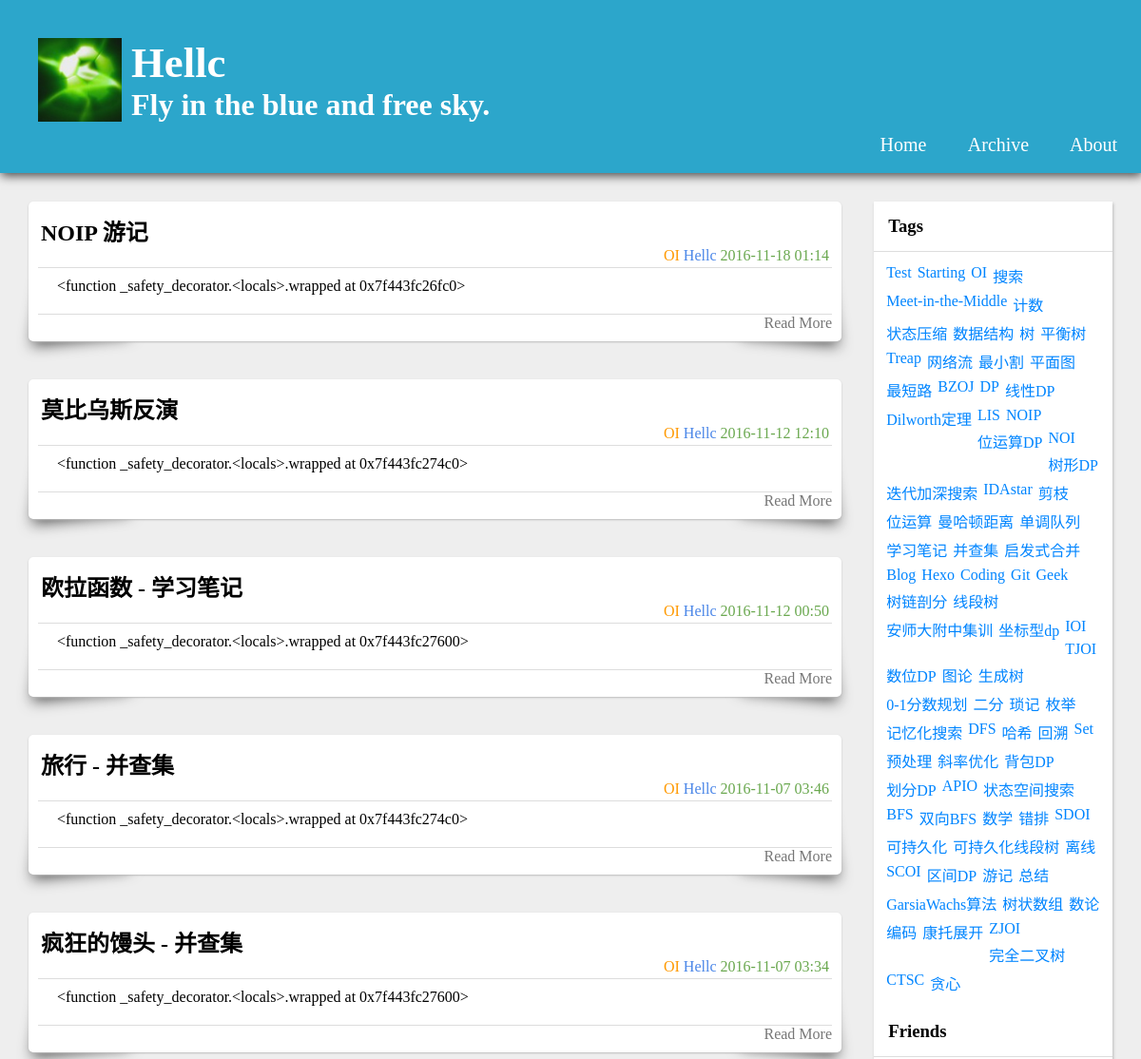
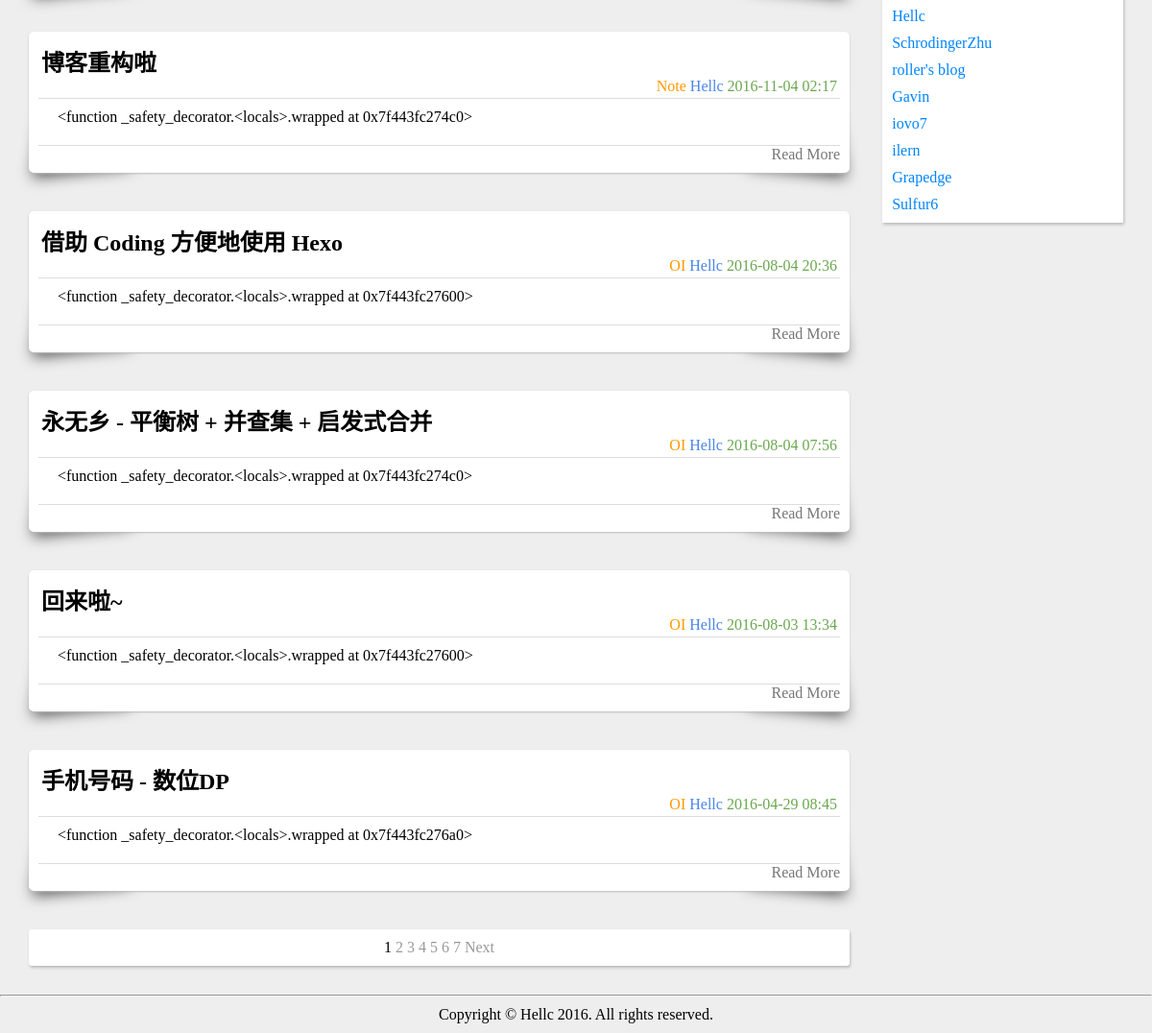
Before: / with the older database file (2 pictures, top to bottom).
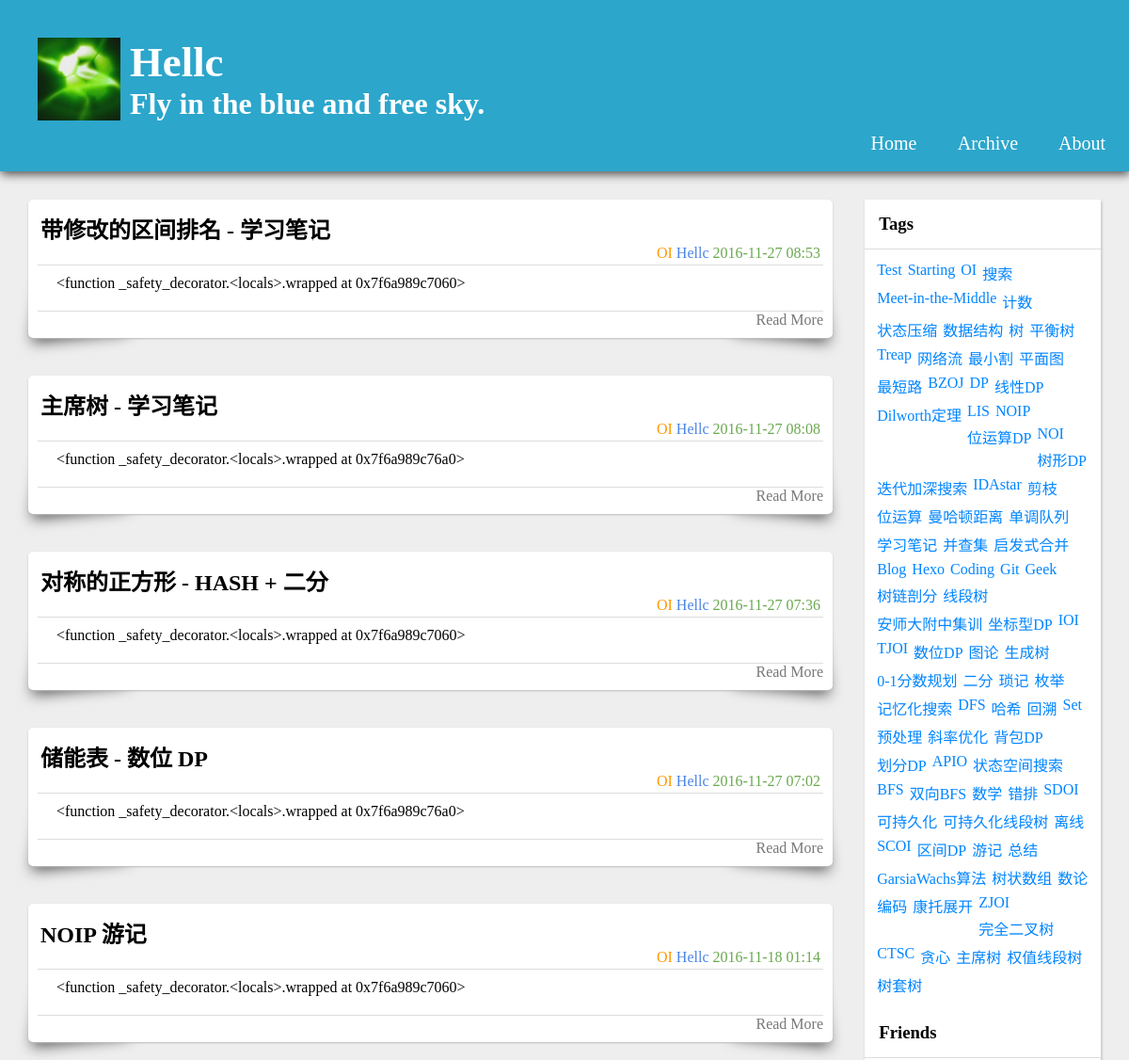
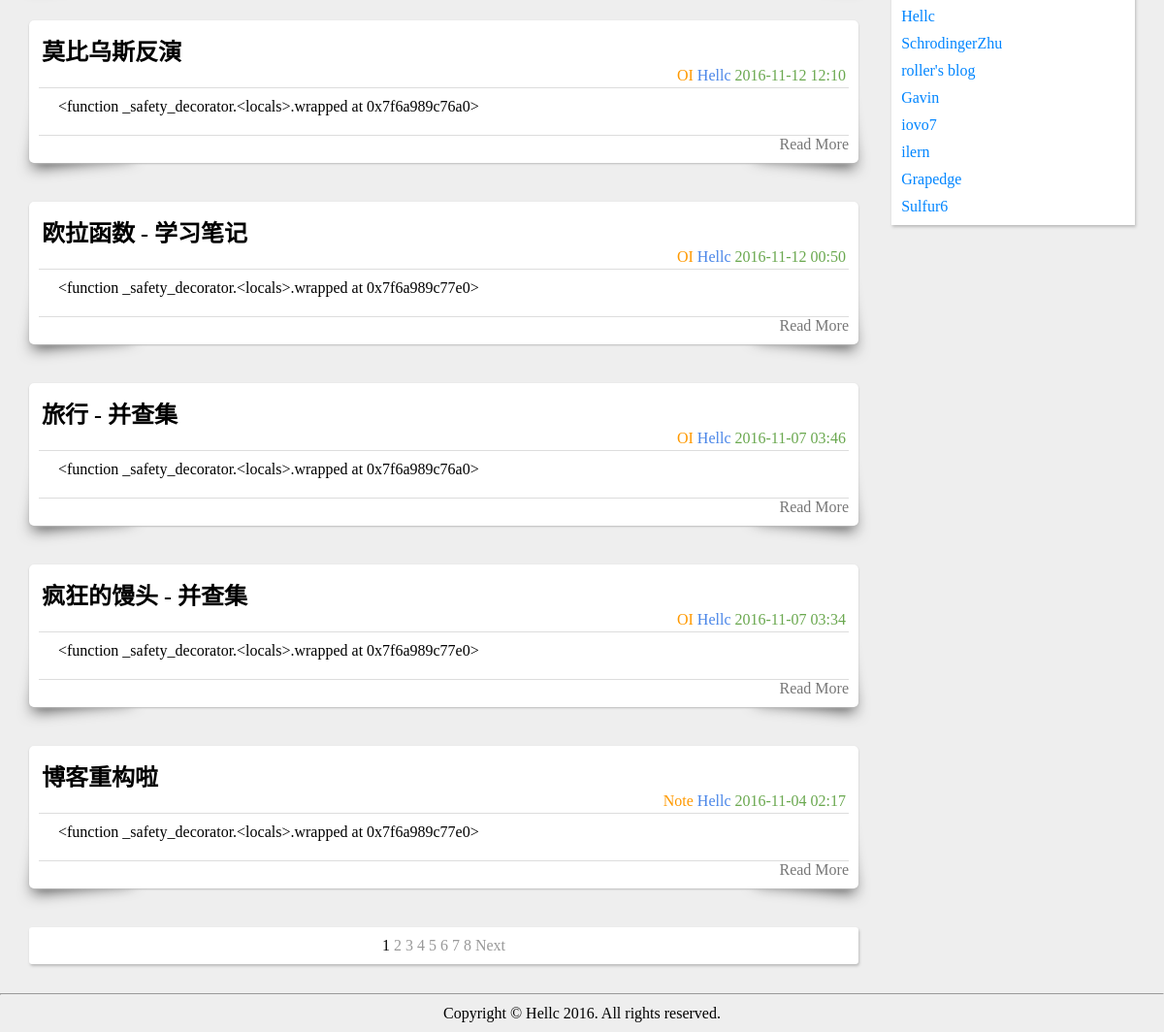
After: the same page with the newer database file (2 pictures, top to bottom).
### Blog/models.py (models this page shows, shortened)
class Article(models.Model):
    title = models.CharField("Title", max_length = 100)
    author = models.CharField("Author", max_length = 16)
    content = models.TextField("Content")
    createTime = models.DateTimeField("CreateTime")
    permalink = models.SlugField("Link", null = True)
    category = models.ForeignKey(Category, verbose_name = "Category")
    tags = models.ManyToManyField(Tag, verbose_name = "Tag", related_name = "articles")

class Category(models.Model):
    name = models.CharField("Name", max_length = 16)

class Tag(models.Model):
    name = models.CharField("Name", max_length = 16)
    permalink = models.SlugField("Link", max_length = 50, null = True)

class FriendLink(models.Model):
    name = models.CharField("Name", max_length = 16)
    link = models.URLField("Link")

### Blog/views.py (the view)
# urls.py: url(r'^$', getArticleList, name = "BlogGetHomePage"),
def getArticleList(request, pageNum = 1):
    ctx = getBaseContent()
    allArticles = Article.objects.all().order_by("-createTime")
    pages = Paginator(allArticles, 10)
    try:
        articles = pages.page(pageNum)
    except PageNotAnInteger:
        articles = pages.page(1)
    except EmptyPage:
        articles = pages.page(pages.num_pages)
    ctx.update({
        "articles" : articles,
    })
    return render(request, 'article-list.html', ctx)

### Blog/templatetags/markdownRender.py (called while the page is built)
@register.filter(name = "markdownRender", is_safe = True)
@stringfilter
def renderMarkdown(src):
    return mark_safe(markdown(src))

### Blog/templatetags/trunc.py (called while the page is built)
@register.filter(name = "trunc")
@stringfilter
def trunc(src):
    i = src.find(readMoreSeparator)
    if i != -1:
        return src[:i]
    else:
        return src

### Blog/views.py (called while the page is built)
def globalVariable(request):
    return {
        "SITE_URL" : settings.SITE_URL
    }

def getBaseContent():
    return {
        "tags" : Tag.objects.all(),
        "friendLinks" : FriendLink.objects.all()
    }

### templates/article-list.html (shortened to what this page needs)
{% extends "parts/base.html" %}
{% load trunc %}
{% load markdownRender %}
{% load static %}
{% block style %}
<link rel = "stylesheet" type = "text/css" href = "{% static 'css/article-list.css' %}" />
<link rel = "stylesheet" type = "text/css" href = "{% static 'css/parts/markdown.css' %}" />
<link rel = "stylesheet" type = "text/css" href = "{% static 'css/parts/highlight.css' %}" />
{% endblock %}
{% block content %}
<div id = "Articles">
    {% for article in articles %}
    <article class = "Article">
        <header class = "ArticleHeader">
            <div class = "Title">
                <h1>
                    <a href = "{% url 'BlogGetDetail' article.permalink %}">
                        {{ article.title }}
                    </a>
                </h1>
            </div>
            <div class = "Info">
                <span class = "Category">
                    {{ article.category.name }}
                </span>
                <span class = "Author">
                    {{ article.author }}
                </span>
                <span class = "CreateTime">
                    {{ article.createTime | date:"Y-m-d H:i" }}
                </span>
            </div>
        </header>
        <div class = "Summary Markdown">
            {{ article.content | trunc | markdownRender }}
        </div>
        <footer class = "ArticleFooter">
            <a href = "{% url 'BlogGetDetail' article.permalink %}" class = "ReadMore"> Read More </a>
        </footer>
    </article>
    {% endfor %}
    <footer class = "ArticlesFooter">
        <nav class = "PageNav">
            {% for pageNum in articles.paginator.page_range %}
                {% ifequal pageNum articles.number %}
                    <span class = "PageNavLink Curr">
                        {{ pageNum }}
                    </span>
                {% else %}
                    <a class = "PageNavLink" href = "{% url 'BlogGetArticleList' pageNum %}">
                        {{ pageNum }}
                    </a>
                {% endifequal %}
            {% endfor %}
            {% if articles.has_next %}
                <a class = "PageNavLink Next" href = "{% url 'BlogGetArticleList' articles.next_page_number %}">
                    Next
                </a>
            {% endif %}
        </nav>
    </footer>
</div>
{% endblock %}

### templates/parts/sidebar.html
<aside id = "Sidebar">
    <div id = "Tags">
        <h3 class = "Title">
            Tags
        </h3>
        <div class = "TagLinks">
        {% for tag in tags %}
            <div class = "EachTag">
                <a href = "{% url 'BlogGetArticlesByTag' tag.permalink %}"> {{ tag.name }} </a>
            </div>
        {% endfor %}
        </div>
    </div>
    <div id = "FriendLinks">
        <h3 class = "Title">
            Friends
        </h3>
        {% for friendLink in friendLinks%}
        <div class = "EachFriendLink">
            <a href = "{{ friendLink.link }}" target = "_blank"> {{ friendLink.name }} </a>
        </div>
        {% endfor %}
    </div>
</aside>

Changed rows visible on the page:
no longer on this page (row unchanged): Article: title "借助 Coding 方便地使用 Hexo", category.name "OI", author "Hellc", createTime "2016-08-04 20:36", content "<function _safety_decorator.<locals>.wrapped at 0x7f443fc27600>"
no longer on this page (row unchanged): Article: title "永无乡 - 平衡树 + 并查集 + 启发式合并", category.name "OI", author "Hellc", createTime "2016-08-04 07:56", content "<function _safety_decorator.<locals>.wrapped at 0x7f443fc274c0>"
no longer on this page (row unchanged): Article: title "回来啦~", category.name "OI", author "Hellc", createTime "2016-08-03 13:34", content "<function _safety_decorator.<locals>.wrapped at 0x7f443fc27600>"
no longer on this page (row unchanged): Article: title "手机号码 - 数位DP", category.name "OI", author "Hellc", createTime "2016-04-29 08:45", content "<function _safety_decorator.<locals>.wrapped at 0x7f443fc276a0>"
added Article: title "带修改的区间排名 - 学习笔记", category.name "OI", author "Hellc", createTime "2016-11-27 08:53", content "<function _safety_decorator.<locals>.wrapped at 0x7f6a989c7060>"
added Article: title "主席树 - 学习笔记", category.name "OI", author "Hellc", createTime "2016-11-27 08:08", content "<function _safety_decorator.<locals>.wrapped at 0x7f6a989c76a0>"
added Article: title "对称的正方形 - HASH + 二分", category.name "OI", author "Hellc", createTime "2016-11-27 07:36", content "<function _safety_decorator.<locals>.wrapped at 0x7f6a989c7060>"
added Article: title "储能表 - 数位 DP", category.name "OI", author "Hellc", createTime "2016-11-27 07:02", content "<function _safety_decorator.<locals>.wrapped at 0x7f6a989c76a0>"
computed for Article "NOIP 游记": content "<function _safety_decorator.<locals>.wrapped at 0x7f443fc26fc0>" → "<function _safety_decorator.<locals>.wrapped at 0x7f6a989c7060>"
computed for Article "莫比乌斯反演": content "<function _safety_decorator.<locals>.wrapped at 0x7f443fc274c0>" → "<function _safety_decorator.<locals>.wrapped at 0x7f6a989c76a0>"
computed for Article "欧拉函数 - 学习笔记": content "<function _safety_decorator.<locals>.wrapped at 0x7f443fc27600>" → "<function _safety_decorator.<locals>.wrapped at 0x7f6a989c77e0>"
computed for Article "旅行 - 并查集": content "<function _safety_decorator.<locals>.wrapped at 0x7f443fc274c0>" → "<function _safety_decorator.<locals>.wrapped at 0x7f6a989c76a0>"
computed for Article "疯狂的馒头 - 并查集": content "<function _safety_decorator.<locals>.wrapped at 0x7f443fc27600>" → "<function _safety_decorator.<locals>.wrapped at 0x7f6a989c77e0>"
computed for Article "博客重构啦": content "<function _safety_decorator.<locals>.wrapped at 0x7f443fc274c0>" → "<function _safety_decorator.<locals>.wrapped at 0x7f6a989c77e0>"
changed Tag: name "坐标型dp" → "坐标型DP"
added Tag: name "主席树"
added Tag: name "权值线段树"
added Tag: name "树套树"
Other visible differences:
new list line: "8"
